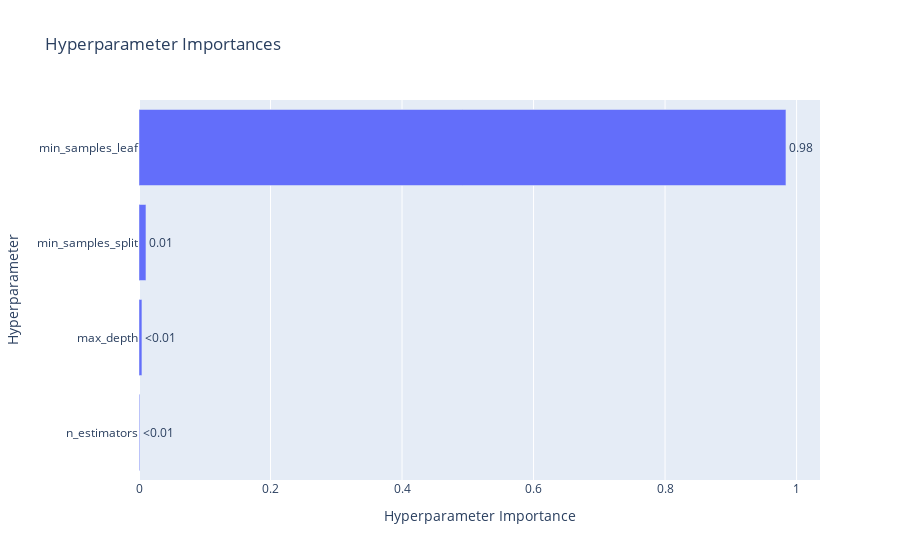

Notebook source saved alongside this figure:
### Code cell
optuna.visualization.plot_param_importances(study)

### Figure 1 — Plotly figure (JSON) as saved in the notebook; plotly's stock layout.template omitted (floating-point values rounded to 4 significant figures)
{"data": [{"cliponaxis": false, "hovertemplate": ["n_estimators (IntDistribution): 0.0011226895563001325<extra></extra>", "max_depth (IntDistribution): 0.00446067248720753<extra></extra>", "min_samples_split (IntDistribution): 0.010581712134362152<extra></extra>", "min_samples_leaf (IntDistribution): 0.9838349258221303<extra></extra>"], "name": "Objective Value", "orientation": "h", "text": ["<0.01", "<0.01", "0.01", "0.98"], "textposition": "outside", "type": "bar", "x": [0.001123, 0.004461, 0.01058, 0.9838], "y": ["n_estimators", "max_depth", "min_samples_split", "min_samples_leaf"]}], "layout": {"title": {"text": "Hyperparameter Importances"}, "xaxis": {"title": {"text": "Hyperparameter Importance"}}, "yaxis": {"title": {"text": "Hyperparameter"}}}}
